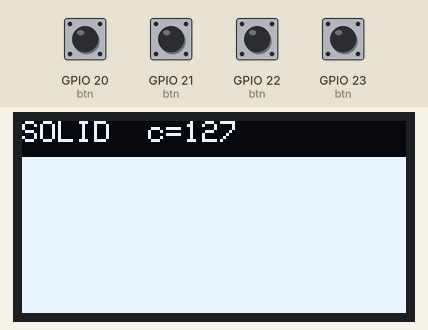
Recording of a sketch running on a simulated ESP32-C6. On the bench: 128×64 one-colour display. Inputs (shaded band) come from the test bench; at power-on: GPIO 20 (btn), GPIO 21 (btn), GPIO 22 (btn), GPIO 23 (btn) HIGH. What the sketch prints to the serial monitor is not drawn.

Above: at 1.3 s.
1.4 s: GPIO 20 (btn) pulled LOW for 0.15 s
At 2.3 s:
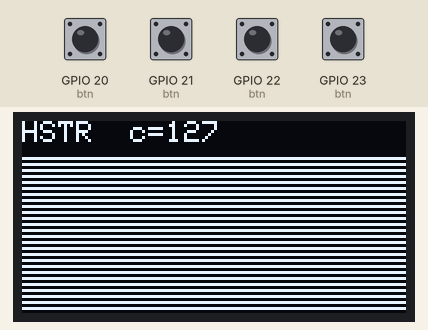
3.0 s: GPIO 21 (btn) pulled LOW for 0.15 s
At 3.5 s:
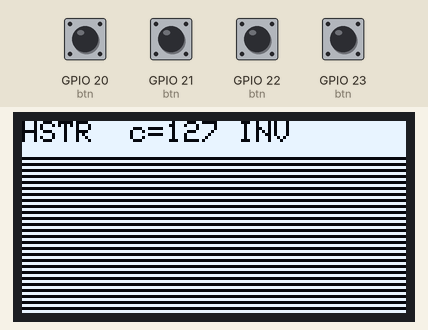
4.6 s: GPIO 22 (btn) pulled LOW for 0.15 s
At 5.8 s:
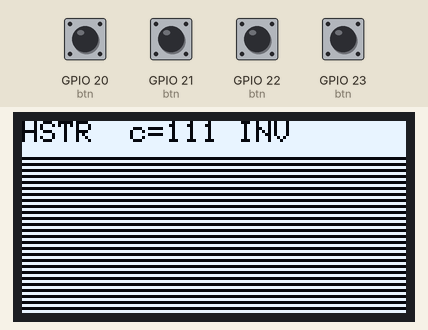
6.2 s: GPIO 20 (btn) pulled LOW for 1 s
At 7.2 s:
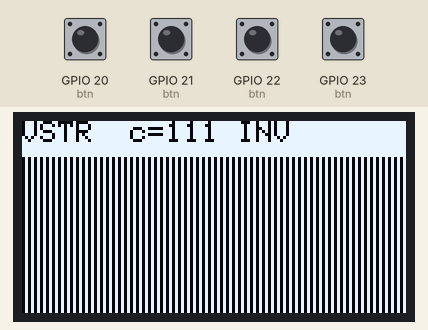
8.7 s: GPIO 20 (btn) pulled LOW for 0.15 s
At 9.1 s:
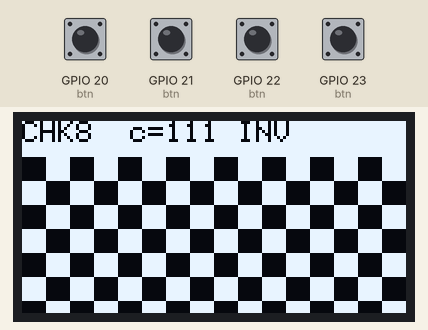
10.3 s: GPIO 21 (btn) pulled LOW for 1 s
At 11.5 s:
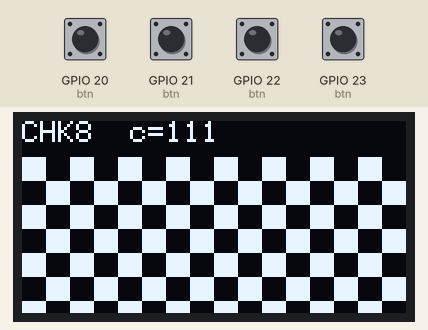
Timing chart, 0 to 13.3 s (numbered marks = the images above; inputs shaded):
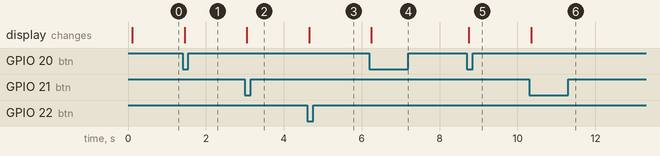

The sketch:

RevBDisplayCheck.ino
```cpp
// RevBDisplayCheck -- final display self-test for SmartLada Rev B: recommended
// init, live brightness (contrast), test patterns, instant inverse toggle.
//
// Recommended UI init (baked in here, reuse in the UI):
//   after oled.begin():  0xD5 -> 0xF0   (max oscillator: finest strobe, best to
//   the eye). Everything else left at Adafruit begin() defaults. The camera
//   strobe is intrinsic to the 1/64 passive-matrix scan and is NOT removable by
//   registers (see datasheet); to the eye it is flicker-free.
//
// Rev B pinout: SCL=GPIO18 SDA=GPIO19  OLED 0x3C (SSD1315).
//   K1(^)=GPIO20  K2(v)=GPIO21  K3(#)=GPIO22  K4(*)=GPIO23
// Controls:
//   K1 : next test pattern (SOLID/HSTR/VSTR/CHK8/DITHER/BORDER)
//   K2 : toggle inverse display (0xA6/0xA7, instant, no re-flush)
//   K3 / K4 : brightness (contrast 0x81)  -  / +
//
// Build: arduino-cli compile --fqbn esp32:esp32:esp32c6:CDCOnBoot=cdc sketches/RevBDisplayCheck

#include <Wire.h>
#include <Adafruit_GFX.h>
#include <Adafruit_SSD1306.h>

static constexpr uint8_t PIN_SCL = 18;
static constexpr uint8_t PIN_SDA = 19;
static constexpr uint8_t OLED_ADDR = 0x3C;
static constexpr uint8_t W = 128, H = 64;
static constexpr int16_t AREA_Y = 12;          // patterns live in y=12..63

struct Button { uint8_t pin; bool stable; bool lastRaw; uint32_t lastEdge; };
static Button btn[4] = {
  {20, HIGH, HIGH, 0}, {21, HIGH, HIGH, 0}, {22, HIGH, HIGH, 0}, {23, HIGH, HIGH, 0},
};
static constexpr uint32_t DEBOUNCE_MS = 25;

static uint8_t pollButtons(uint32_t now) {
  uint8_t pressed = 0;
  for (uint8_t i = 0; i < 4; i++) {
    bool raw = digitalRead(btn[i].pin);
    if (raw != btn[i].lastRaw) { btn[i].lastRaw = raw; btn[i].lastEdge = now; }
    else if ((now - btn[i].lastEdge) >= DEBOUNCE_MS && raw != btn[i].stable) {
      btn[i].stable = raw;
      if (btn[i].stable == LOW) pressed |= (1 << i);
    }
  }
  return pressed;
}

enum Pattern { SOLID = 0, HSTR, VSTR, CHK8, DITHER, BORDER, NUM_PAT };
static const char* PAT_NAME[] = {"SOLID", "HSTR", "VSTR", "CHK8", "DITHER", "BORDER"};
static uint8_t pattern = SOLID;
static uint8_t contrast = 0x7F;
static bool    inverse = false;

static Adafruit_SSD1306 oled(W, H, &Wire, -1);

static void setContrast(uint8_t c) {
  oled.ssd1306_command(0x81); oled.ssd1306_command(c);
}

static void drawPattern() {
  const int16_t x0 = 0, y0 = AREA_Y, w = W, h = H - AREA_Y;
  switch (pattern) {
    case SOLID:
      oled.fillRect(x0, y0, w, h, SSD1306_WHITE);
      break;
    case HSTR:
      for (int16_t y = y0; y < H; y += 2) oled.drawFastHLine(x0, y, w, SSD1306_WHITE);
      break;
    case VSTR:
      for (int16_t x = 0; x < W; x += 2) oled.drawFastVLine(x, y0, h, SSD1306_WHITE);
      break;
    case CHK8:
      for (int16_t by = y0; by < H; by += 8)
        for (int16_t bx = 0; bx < W; bx += 8)
          if (((bx / 8) + (by / 8)) & 1) oled.fillRect(bx, by, 8, 8, SSD1306_WHITE);
      break;
    case DITHER:                              // 1px checker -> ~50% gray
      for (int16_t y = y0; y < H; y++)
        for (int16_t x = 0; x < W; x++)
          if ((x + y) & 1) oled.drawPixel(x, y, SSD1306_WHITE);
      break;
    case BORDER:                              // outline + center cross (alignment)
      oled.drawRect(x0, y0, w, h, SSD1306_WHITE);
      oled.drawFastHLine(x0, y0 + h / 2, w, SSD1306_WHITE);
      oled.drawFastVLine(W / 2, y0, h, SSD1306_WHITE);
      break;
  }
}

static void draw() {
  oled.clearDisplay();
  drawPattern();
  oled.setTextColor(SSD1306_WHITE);
  oled.setTextSize(1);
  oled.setCursor(0, 0);
  oled.printf("%s  c=%u %s", PAT_NAME[pattern], contrast, inverse ? "INV" : "");
  oled.display();
}

void setup() {
  Serial.begin(115200);
#if ARDUINO_USB_CDC_ON_BOOT
  Serial.setTxTimeoutMs(0);
#endif
  delay(50);
  Serial.println();
  Serial.println(F("RevBDisplayCheck: K1 pattern, K2 inverse, K3/K4 brightness"));

  for (uint8_t i = 0; i < 4; i++) pinMode(btn[i].pin, INPUT_PULLUP);

  Wire.begin(PIN_SDA, PIN_SCL);
  if (!oled.begin(SSD1306_SWITCHCAPVCC, OLED_ADDR)) {
    Serial.println(F("OLED not found at 0x3C -- check wiring"));
    while (true) { delay(1000); }
  }
  Wire.setClock(400000);
  oled.ssd1306_command(0xD5); oled.ssd1306_command(0xF0);   // recommended: max osc
  setContrast(contrast);
  draw();
}

void loop() {
  uint32_t now = millis();
  uint8_t hit = pollButtons(now);
  if (!hit) return;                            // static view: act only on a press

  if (hit & 0x01) pattern = (pattern + 1) % NUM_PAT;
  if (hit & 0x02) { inverse = !inverse; oled.ssd1306_command(inverse ? 0xA7 : 0xA6); }
  if (hit & 0x04) { contrast = (contrast >= 16)  ? contrast - 16 : 0;   setContrast(contrast); }
  if (hit & 0x08) { contrast = (contrast <= 239) ? contrast + 16 : 255; setContrast(contrast); }

  Serial.printf("pattern=%s contrast=0x%02X inverse=%d\n",
                PAT_NAME[pattern], contrast, inverse);
  draw();
}
```

Measured:
- after the input at 1.4 s, the display: changes after 0.05 s (image 1)
- after the input at 3.0 s, the display: changes after 0.05 s (image 2)
- after the input at 4.6 s, the display: changes after 0.05 s (image 3)
- after the input at 6.2 s, the display: changes after 0.05 s (image 4)
- after the input at 8.7 s, the display: changes after 0.05 s (image 5)
- after the input at 10.3 s, the display: changes after 0.05 s (image 6)
